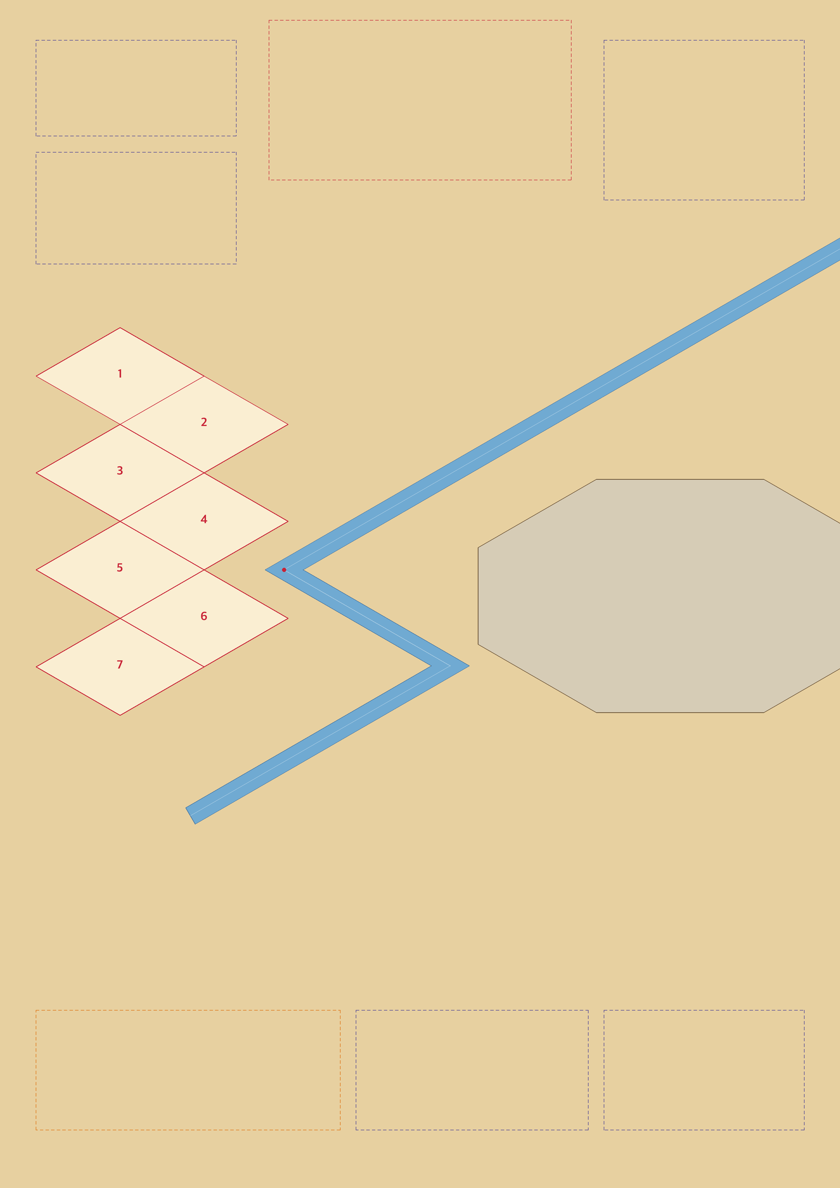

Write Python code to recreate this figure.
src = open("scripts/wireframe_v16.py", encoding="utf-8").read()
exec(compile(src, "wireframe_v16.py", "exec"))
M = Layer(0, 0, PW, PH, "map", bg=BG + (255,))
# 스케치: 패널 구획
for (x0, y0, x1, y1, c) in [(18,20,118,68,C_BASIC),(18,76,118,132,C_BASIC),(302,20,402,100,C_BASIC),(18,505,170,565,C_DETAIL),(178,505,294,565,C_BASIC),(302,505,402,565,C_BASIC),(134.5,10,285.5,90,C_CORE)]:
    M.dashed_rect(x0,y0,x1,y1,c,0.3)
# 코어 체인 윤곽
for k in range(NCELL):
    v = cell_verts(k)
    M.poly([v["L"], v["T"], v["R"], v["B"]], fill=(250,238,210), outline=C_CORE, lw=0.4)
    cx, cy = cell_center(k); M.text_c(cx, cy+1, str(k+1), fnt("b", 6), C_CORE)
# 아레나 받침 팔각
oct_pts = []
for kk in range(8):
    ang = math.radians(22.5 + 45*kk)
    X, Y = ARENA_R*math.cos(ang), ARENA_R*math.sin(ang)
    oct_pts.append((ARENA_CX + C30*(X-Y), ARENA_CY + 0.5*(X+Y)))
M.poly(oct_pts, fill=(214,204,182), outline=EDGE, lw=0.4)
print("octagon x range", min(p[0] for p in oct_pts), max(p[0] for p in oct_pts), "y", min(p[1] for p in oct_pts), max(p[1] for p in oct_pts))
# 강
cl = river_centerline()
poly, l, r = band_poly(cl, RIVER_W)
M.poly(poly, fill=RIVER, outline=RIVER_T, lw=0.3)
M.line(cl, (255,255,255,120), 0.3)
print("river", [(round(a,1), round(b,1)) for a, b in cl])
M.dot(*RIVER_A, 1.0, C_CORE)
out = M.img.resize((M.w//SS, M.h//SS), Image.LANCZOS).convert("RGB")
out.resize((840, 1188)).save("out/v16_work/test3.png")
